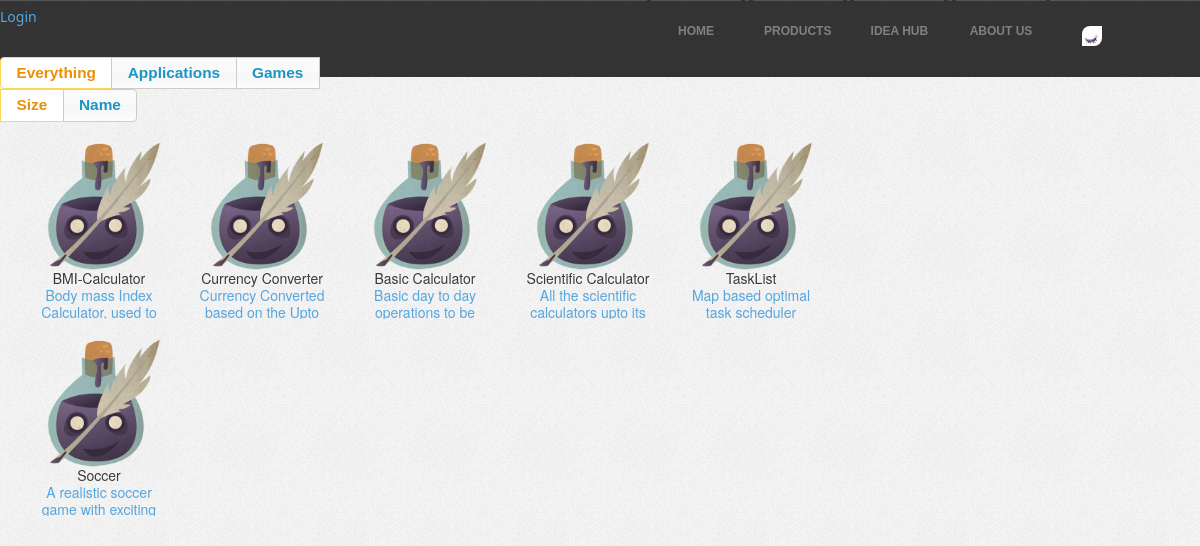
/products.php, run on the app's committed database.
### tables this page shows
CREATE TABLE IF NOT EXISTS `sp_products` (
  `id` int(11) NOT NULL AUTO_INCREMENT,
  `name` varchar(50) NOT NULL,
  `tagline` varchar(200) NOT NULL,
  `desc` text NOT NULL,
  `app_logo` varchar(100) NOT NULL DEFAULT 'img/1.png',
  `url` text NOT NULL,
  `visibility` tinyint(4) NOT NULL,
  `version` varchar(10) NOT NULL,
  `app_type` varchar(20) NOT NULL DEFAULT 'Application',
  `date_of_creation` datetime NOT NULL,
  PRIMARY KEY (`id`)
);

### includes/products_products.php (the view, shortened to what this page needs)
<link href="css/ui-lightness/jquery-ui-1.10.1.custom.css" rel="stylesheet">
 <form id="filter">
    <div id="radio">
	<fieldset>
   <input type="radio" name="radio1" id="radio1" filters="type" value="all" checked="checked"  /><label for="radio1">Everything</label>
    <input type="radio" name="radio1" id="radio2" filters="type" value="Application" /><label for="radio2">Applications</label>
    <input type="radio" name="radio1" id="radio3" filters="type" value="Game" /><label for="radio3">Games</label>
    </fieldset>
 <fieldset>
    <input type="radio" id="radio4" name="sort" filters="sort" value="size" checked="checked"/><label for="radio4">Size</label>
    <input type="radio" id="radio5" name="sort" filters="sort" value="name"/><label for="radio5">Name</label>
    </fieldset>
</div>
</form>
<ul id="applications" class="image-grid clearfix ">
<?php
	$query="SELECT * FROM sp_products where visibility=1 ";
	$result = mysql_query($query);
	for ($i=0; $row = mysql_fetch_array($result, MYSQL_NUM); $i++) {
	?>
    <li data-id="id-<?php echo $i ?>" data-type="<?php echo $row[8] ?>">
    <a href="product_desc.php?product_id=<?php echo $row[0]?>">
    <img src="<?php echo $row[4] ?>" width="128" height="128" alt="" />
    <strong><?php echo $row[1] ?></strong>
    <span data-type="size"><?php echo $row[2] ?></span>
    </a>
    </li>
	<?php
    }
    	?>

### products.php (shortened to what this page needs)
<html lang="en">
    <head>
        <link rel="stylesheet" type="text/css" href="css/demo.css" />
 <link rel="stylesheet" type="text/css" href="css/demo.css" />
<link rel="stylesheet" type="text/css" href="css/style_alt.css" />
   </head>
    <body>
	<?php include("includes/header.php");?>
    <div class="container">
	<?php   include("includes/products_products.php");  ?>
</ul>
 </div>
    </body>
</html>

### includes/header.php (shortened to what this page needs)
<div class="header">
		<?php
		    include("page_slider.php");
		?>
		<div class="middle">
		    <ul>
			<li class="active"><a href="index.php"><div>Home</div></a></li>
			<li><a href="products.php"><div>Products</div></a></li>
			<li><a href="idea_hub.php"><div>Idea Hub</div></a></li>
			<li><a href="about.php"><div>About Us</div></a></li>
		    </ul>
		</div>
		<a id="inline" href="#login">Login</a>
        </div>

### includes/page_slider.php (shortened to what this page needs)
   <div id="slide_div">
<link rel="stylesheet" type="text/css" href="css/jquery.pageslide.css" />
	<div style="position: absolute;top:24px;left: 90%;z-index: 999;">
               <a href="includes/second.php" class="first">
	<img src="images/eye.gif" id=eyeimg>
	</a>
	</div>
   </div>

### css/demo.css (style rules this page uses)
body { font-family: 'Open Sans Condensed','Arial Narrow', serif; background: #ddd url(../images/back2.gif) repeat top left; font-weight: 400; font-size: 15px; color: #333; -webkit-font-smoothing: antialiased; -moz-font-smoothing: antialiased; font-smoothing: antialiased; }
a { color: #555; text-decoration: none; }
.container { width: 100%; position: relative; margin-top:-20px; }
body { font-family: "Helvetica Neue", Helvetica, Arial, sans-serif; font-size: 14px; }
body { line-height: 1.6em !important; color: #666; }
#eyeimg { padding: 2px; width: 20px; height: 20px; border-bottom-right-radius: 10px; border-top-left-radius: 10px; }

### css/style_alt.css (style rules this page uses)
.header { background-color: #333; background-image: url(images/noise.png); border-top: 1px solid #555; height: 76px; width: 100%; }
body, div, dl, dt, dd, ul, ol, li, h1, h2, h3, h4, h5, h6, pre, form, fieldset, input, textarea, p, blockquote, th, td { margin: 0; padding: 0; }
.middle { margin-left:auto; margin-right:auto; width:900px; padding-top: 5px; }
.middle ul li { display: inline; color: #CCC; cursor: pointer; }
.middle ul { float:right; }
.middle ul li a { text-decoration: none; color: #808080; height: 63px; width:90px; text-align: center; padding-top: 10px; display: inline-block; vertical-align: middle; font-family: Arial, Helvetica, sans-serif; font-size: 12px; font-weight: bold; text-transform: uppercase; margin-top: -10px; border: 4px solid #333; }
.middle ul li a div { padding-top:10px; }

### products.php (style rules this page uses)
* { margin:0; padding:0; }
html { background: url('../img/bg_tile.jpg') #18222b; }
body { color:#fcfcfc; font:14px/1.3 'Segoe UI',Arial, sans-serif; min-height: 930px; }
a, a:visited { text-decoration:none; outline:none; color:#54a6de; }
.image-grid { width: 840px; }
.image-grid li { width: 128px; margin: 20px 0 0 35px; float: left; text-align: center; font-family: "Helvetica Neue",sans-serif; line-height: 17px; color: #686f74; height: 177px; overflow: hidden; }
.image-grid li img, .image-grid li strong { display: block; }
.image-grid li strong { color: rgba(10, 0, 0, 0.78); }
li strong { display: block; }
strong { font-weight: 400; color: #fff; text-shadow: rgba(255,255,255,0.85) 0 0 3px; }
.image-grid li { text-align: center; font-family: "Helvetica Neue",sans-serif; line-height: 17px; color: #686f74; }
.clearfix:after { content: "."; display: block; clear: both; visibility: hidden; line-height: 0; height: 0; }
.clearfix { display: inline-block; }
a { text-decoration: none; }
fieldset { border: 0px solid #c0c0c0; }

### data on the page
sp_products: app_logo (picture), name "BMI-Calculator", tagline "Body mass Index Calculator, used to…"
sp_products: app_logo (picture), name "Currency Converter", tagline "Currency Converted based on the Upto…"
sp_products: app_logo (picture), name "Basic Calculator", tagline "Basic day to day operations to be…"
sp_products: app_logo (picture), name "Scientific Calculator", tagline "All the scientific calculators upto its…"
sp_products: app_logo (picture), name "TaskList", tagline "Map based optimal task scheduler"
sp_products: app_logo (picture), name "Soccer", tagline "A realistic soccer game with exciting…"
